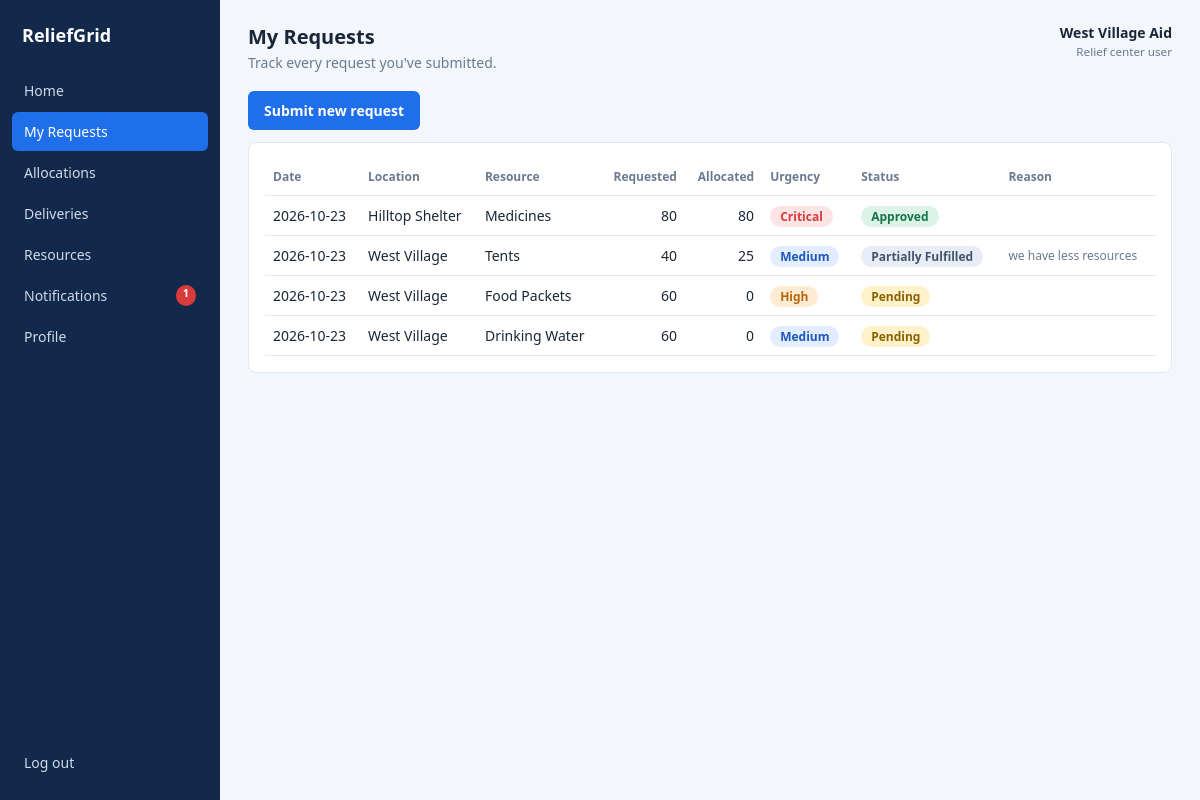
The app's page /my/requests (signed in) with its own data.
### tables this page shows
CREATE TABLE users (
    id INTEGER PRIMARY KEY, name TEXT NOT NULL, org_name TEXT,
    email TEXT UNIQUE NOT NULL, password_hash TEXT NOT NULL,
    role TEXT NOT NULL CHECK (role IN ('admin','relief'))
);

CREATE TABLE requests (
    id INTEGER PRIMARY KEY, user_id INTEGER NOT NULL REFERENCES users(id),
    location_id INTEGER NOT NULL REFERENCES locations(id),
    resource_id INTEGER NOT NULL REFERENCES resources(id),
    quantity INTEGER NOT NULL CHECK (quantity > 0), people_affected INTEGER NOT NULL,
    urgency TEXT NOT NULL, description TEXT,
    status TEXT NOT NULL DEFAULT 'Pending', allocated_qty INTEGER NOT NULL DEFAULT 0,
    total_allocated INTEGER NOT NULL DEFAULT 0,
    total_dispatched INTEGER NOT NULL DEFAULT 0,
    total_received INTEGER NOT NULL DEFAULT 0,
    decision_note TEXT, created_at TEXT DEFAULT CURRENT_TIMESTAMP
);

CREATE TABLE locations (
    id INTEGER PRIMARY KEY, disaster_id INTEGER REFERENCES disasters(id),
    name TEXT NOT NULL, type TEXT NOT NULL, severity TEXT NOT NULL,
    people_affected INTEGER NOT NULL DEFAULT 0, status TEXT NOT NULL DEFAULT 'Active',
    lat REAL, lng REAL
);

CREATE TABLE resources (
    id INTEGER PRIMARY KEY, name TEXT UNIQUE NOT NULL, unit TEXT NOT NULL,
    quantity INTEGER NOT NULL DEFAULT 0 CHECK (quantity >= 0),
    low_threshold INTEGER NOT NULL DEFAULT 0, updated_at TEXT DEFAULT CURRENT_TIMESTAMP
);

### app.py (the view)
@app.route("/my/requests")
@login_required("relief")
def my_requests():
    return render_template("my_requests.html", title="My Requests", sub="Track every request you've submitted.",
                           rows=q(REQ_SQL + " WHERE q.user_id=? ORDER BY q.id DESC", session["user_id"]))

### app.py (called while the page is built)
def db():
    return database.get_db()

def q(sql, *args, one=False):
    rows = db().execute(sql, args).fetchall()
    return (rows[0] if rows else None) if one else rows

def login_required(role=None):
    def deco(f):
        @functools.wraps(f)
        def wrapper(*a, **kw):
            if "user_id" not in session:
                return redirect(url_for("login"))
            if role and session["role"] != role:
                flash("You don't have access to that page.", "error")
                return redirect(url_for("home_redirect"))
            return f(*a, **kw)
        return wrapper
    return deco

@app.context_processor
def inject_nav():
    if "user_id" not in session:
        return {}
    admin = session["role"] == "admin"
    unread = q("SELECT COUNT(*) c FROM notifications WHERE is_read=0 AND " + ("user_id IS NULL" if admin else "user_id=?"),
               *([] if admin else [session["user_id"]]), one=True)["c"]
    return {"nav": ADMIN_NAV if admin else USER_NAV, "unread": unread}

### db.py (called while the page is built)
def get_db():
    if "db" not in g:
        g.db = sqlite3.connect(DB_PATH)
        g.db.row_factory = sqlite3.Row
        g.db.execute("PRAGMA foreign_keys = ON")
    return g.db

### templates/my_requests.html
{% extends "base.html" %}{% from "_macros.html" import pill %}
{% block heading %}{{ title }}{% endblock %}{% block sub %}{{ sub }}{% endblock %}
{% block content %}<div class="actions" style="margin:0 0 12px"><a class="btn" href="{{ url_for('new_request') }}">Submit new request</a></div>
<div class="card wrap"><table><tr><th>Date</th><th>Location</th><th>Resource</th><th class="num">Requested</th><th class="num">Allocated</th><th>Urgency</th><th>Status</th><th>Reason</th></tr>
{% for r in rows %}<tr><td>{{ r.created_at[:10] }}</td><td>{{ r.location_name }}</td><td>{{ r.resource_name }}</td><td class="num">{{ r.quantity }}</td><td class="num">{{ r.allocated_qty }}</td><td>{{ pill(r.urgency) }}</td><td>{{ pill(r.status) }}</td><td class="muted small-text">{{ r.decision_note or '' }}</td></tr>
{% else %}<tr><td colspan="8" class="muted">Nothing here yet.</td></tr>{% endfor %}</table></div>{% endblock %}

### templates/base.html (shortened to what this page needs)
<!doctype html><html lang="en"><head><meta charset="utf-8"><meta name="viewport" content="width=device-width, initial-scale=1">
<link rel="stylesheet" href="{{ url_for('static', filename='style.css') }}">{% block head %}{% endblock %}</head><body>
{% block body %}
<div class="app">
<aside class="side"><div class="brand">ReliefGrid</div>
<nav>{% for label, ep in nav %}<a href="{{ url_for(ep) }}" class="{{ 'on' if request.endpoint == ep }}">{{ label }}{% if ep == 'notifications' and unread %}<b class="badge">{{ unread }}</b>{% endif %}</a>{% endfor %}</nav>
<a href="{{ url_for('logout') }}">Log out</a></aside>
<main class="main"><header class="top"><div><h1>{% block heading %}{% endblock %}</h1><p>{% block sub %}{% endblock %}</p></div>
<div class="who">{{ session.name }}<small>{{ 'Admin' if session.role == 'admin' else 'Relief center user' }}</small></div></header>
{% block content %}{% endblock %}</main></div>
{% endblock %}
</body></html>

### templates/_macros.html (shortened to what this page needs)
{% macro pill(text) %}<span class="pill {{ text|lower|replace(' ','-') }}">{{ text }}</span>{% endmacro %}

### static/style.css (style rules this page uses)
:root { --navy:#13294b;--navy2:#1d3a68;--blue:#1f6feb;--bg:#f3f6fb;--card:#fff;--line:#e3e8f0;--text:#1b2638;--muted:#6b7a90; --red:#d93a3a;--orange:#e8891c;--green:#1f9d62;--yellow:#f2b01e }
* { box-sizing:border-box }
body { margin:0;font:14px/1.5 system-ui,-apple-system,"Segoe UI",Roboto,sans-serif;background:var(--bg);color:var(--text) }
h1 { font-size:20px;margin:0 }
p { margin:0 }
a { color:var(--blue) }
.app { display:grid;grid-template-columns:220px 1fr;min-height:100vh }
.side { background:var(--navy);color:#cfd9ea;padding:18px 12px;display:flex;flex-direction:column;gap:4px;position:sticky;top:0;height:100vh }
.brand { color:#fff;font-weight:700;font-size:18px;padding:4px 10px 18px }
.side nav { display:flex;flex-direction:column;gap:2px;flex:1 }
.side a { color:#cfd9ea;text-decoration:none;padding:9px 12px;border-radius:6px;display:flex;justify-content:space-between }
.side a.on { background:var(--blue);color:#fff }
.badge { background:var(--red);color:#fff;border-radius:10px;padding:0 7px;font-size:11px }
.main { padding:22px 28px;min-width:0 }
.top { display:flex;justify-content:space-between;align-items:flex-start;margin-bottom:18px }
.top p { color:var(--muted) }
.who { text-align:right;font-weight:600 }
.who small { display:block;color:var(--muted);font-weight:400 }
.card { background:var(--card);border:1px solid var(--line);border-radius:8px;padding:16px;margin-bottom:16px }
table { width:100%;border-collapse:collapse }
th,td { text-align:left;padding:9px 8px;border-bottom:1px solid var(--line);vertical-align:middle }
th { color:var(--muted);font-weight:600;font-size:12px }
.wrap { overflow-x:auto }
.num { text-align:right }
.btn,button { background:var(--blue);color:#fff;border:0;border-radius:6px;padding:9px 16px;font:inherit;font-weight:600;cursor:pointer;text-decoration:none;display:inline-block }
.actions { display:flex;gap:8px;margin-top:14px }
.pill { border-radius:12px;padding:2px 10px;font-size:12px;font-weight:600;white-space:nowrap;background:#e8edf5;color:#44536b }
.critical,.rejected { background:#fde4e4;color:var(--red) }
.high,.partially-approved,.assigned,.stabilizing { background:#fdebd3;color:#b9650c }
.medium,.in-transit,.in-progress { background:#e2edff;color:#1b57b8 }
.approved,.delivered,.fulfilled,.ok { background:#dcf3e8;color:#157548 }
.pending,.road-blocked { background:#fff1c9;color:#8a6200 }
.muted { color:var(--muted) }
.small-text { font-size:12px }

### records on screen
users: name "West Village Aid"
requests: created_at "2026-10-23", location_name "Hilltop Shelter", resource_name "Medicines", quantity "80", allocated_qty "80", urgency "Critical Approved"
requests: created_at "2026-10-23", location_name "West Village", resource_name "Tents", quantity "40", allocated_qty "25", urgency "Medium Partially Fulfilled", decision_note "we have less resources"
requests: created_at "2026-10-23", location_name "West Village", resource_name "Food Packets", quantity "60", allocated_qty "0", urgency "High Pending"
requests: created_at "2026-10-23", location_name "West Village", resource_name "Drinking Water", quantity "60", allocated_qty "0", urgency "Medium Pending"

### other values on screen
{{ label }} "Home" "My Requests" "Allocations" "Deliveries" "Resources" "Notifications" "Profile"
{{ unread }} "1"
{{ title }} "My Requests"
{{ sub }} "Track every request you've submitted."
{{ 'Admin' if session.role == 'admin' else 'Relief center user' }} "Relief center user"
